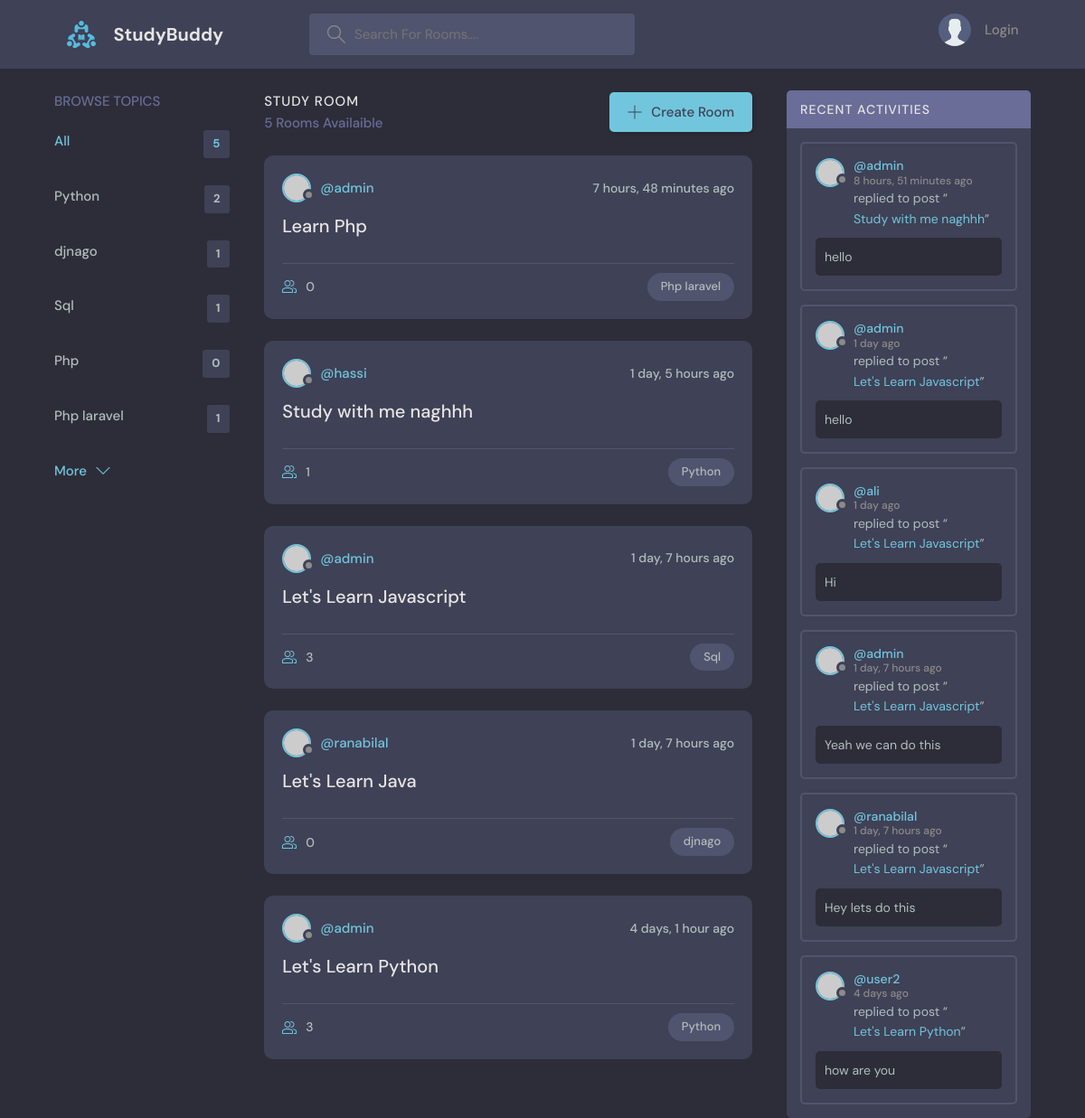
The app's page /, older data.
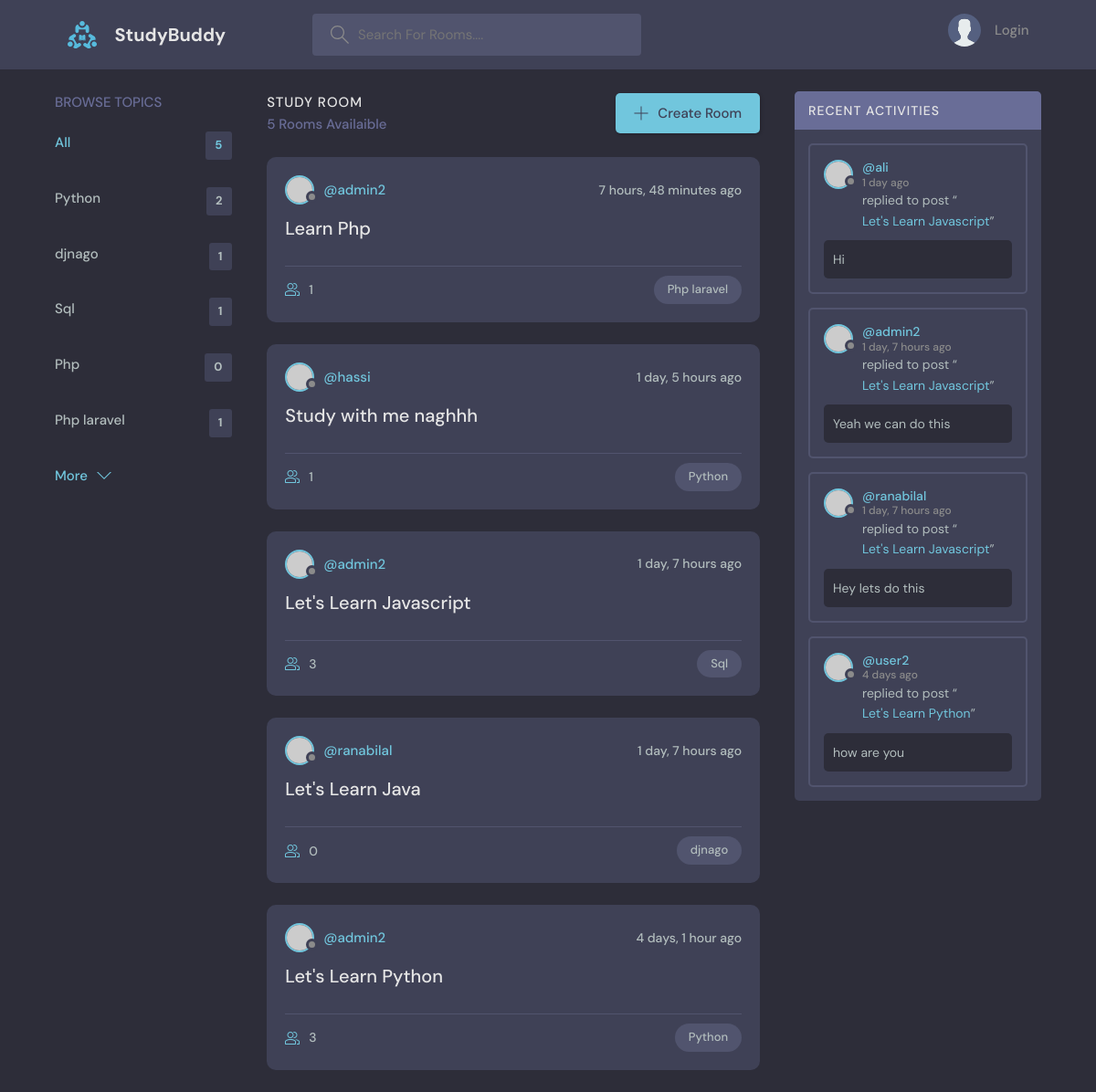
The same page, newer data.
### base/models.py (models this page shows, shortened)
class Topic(models.Model):
    name = models.CharField(max_length=200)

class Room(models.Model):
    host = models.ForeignKey(User , on_delete=models.SET_NULL , null=True)
    topic = models.ForeignKey(Topic , on_delete=models.SET_NULL , null=True)
    name = models.CharField(max_length=200)
    description  = models.TextField(null=True , blank=True)
    participants = models.ManyToManyField(User , related_name='participants' , blank=True)
    updated = models.DateTimeField(auto_now=True)
    created = models.DateTimeField(auto_now_add = True)
    def __str__(self):
        return self.name
    class Meta:
        ordering = ['-updated' , '-created']

class Message(models.Model):
    user = models.ForeignKey(User , on_delete=models.CASCADE)
    room = models.ForeignKey(Room , on_delete=models.CASCADE)
    body = models.TextField()
    updated = models.DateTimeField(auto_now=True)
    created = models.DateTimeField(auto_now_add = True)
    def __str__(self):
        return self.body[0:50]
    class Meta:
        ordering = ['-updated' , '-created']

### base/views.py (the view)
# urls.py: path('' , views.home , name='home'),
def home(request ):
    q = request.GET.get('q') if request.GET.get('q') != None else ''
    rooms = Room.objects.filter(
        Q(topic__name__icontains = q) |
        Q(name__icontains = q) |
        Q(description__icontains = q)
        )
    topics = Topic.objects.all()[0:5]
    room_count = rooms.count()
    room_messages = Message.objects.filter(Q(room__topic__name__icontains = q))
    context  = {'rooms' : rooms , 'topics': topics , 'room_count' : room_count , 'room_messages' : room_messages}
    return render (request , 'base/home.html' , context)

### base/templates/base/home.html (shortened to what this page needs)
{% extends 'main.html' %}
{% block content %}
<main class="layout layout--3">
  <div class="container">
    {% include 'base/topics_component.html' %}
    <div class="roomList">
      <div class="roomList__header">
        <div>
          <h2>Study Room</h2>
          <p>{{room_count}} Rooms Availaible</p>
        </div>
        <a class="btn btn--main" href="{% url 'create-room' %}">
          <svg version="1.1" xmlns="http://www.w3.org/2000/svg" width="32" height="32" viewBox="0 0 32 32">
            <title>add</title>
            <path
              d="M16.943 0.943h-1.885v14.115h-14.115v1.885h14.115v14.115h1.885v-14.115h14.115v-1.885h-14.115v-14.115z">
            </path>
          </svg>
          Create Room
        </a>
      </div>
      {% include 'base/feed_component.html' %}
    </div>
    {% include 'base/activity_component.html' %}
  </div>
</main>
{% endblock content %}

### base/templates/base/topics_component.html (shortened to what this page needs)
<div class="topics">
    <div class="topics__header">
      <h2>Browse Topics</h2>
    </div>
    <ul class="topics__list">
      <li>
        <a href="{% url 'home' %}" class="active">All <span>{{topics.count}}</span></a>
      </li>
      {% for topic in topics %}
      <li>
        <a href="{% url 'home' %}?q={{topic.name}}"> {{topic.name}} <span>{{topic.room_set.all.count}}</span></a>
      </li>
      {%endfor%}
    </ul>
    <a class="btn btn--link" href="{% url 'topics' %}">
      More
      <svg version="1.1" xmlns="http://www.w3.org/2000/svg" width="32" height="32" viewBox="0 0 32 32">
        <title>chevron-down</title>
        <path d="M16 21l-13-13h-3l16 16 16-16h-3l-13 13z"></path>
      </svg>
    </a>
  </div>

### base/templates/base/feed_component.html (shortened to what this page needs)
{% for room in rooms %}
<div class="roomListRoom">
    <div class="roomListRoom__header">
        <a href="{% url 'user-profile' room.host.id %}" class="roomListRoom__author">
            <div class="avatar avatar--small">
                <img src="https://randomuser.me/api/portraits/women/11.jpg" />
            </div>
            <span>@{{room.host.username}}</span>
        </a>
        <div class="roomListRoom__actions">
            <span>{{room.created | timesince}} ago</span>
        </div>
    </div>
    <div class="roomListRoom__content">
        <a href="{% url 'room' room.id %}">{{room.name}}</a>
    </div>
    <div class="roomListRoom__meta">
        <a href="{% url 'room' room.id %}" class="roomListRoom__joined">
            {{room.participants.all.count}}
        </a>
        <p class="roomListRoom__topic">{{room.topic.name}}</p>
    </div>
</div>
{% endfor%}

### base/templates/base/activity_component.html (shortened to what this page needs)
<div class="activities">
    <div class="activities__header">
      <h2>Recent Activities</h2>
    </div>
    {% for message in room_messages %}
    <div class="activities__box">
      <div class="activities__boxHeader roomListRoom__header">
        <a href="{% url 'user-profile' message.user.id %}" class="roomListRoom__author">
          <div class="avatar avatar--small">
            <img src="https://randomuser.me/api/portraits/women/11.jpg" />
          </div>
          <p>
            @{{message.user}}
            <span>{{message.created | timesince}} ago</span>
          </p>
        </a>
      </div>
      <div class="activities__boxContent">
        <p>replied to post “<a href="{% url 'room' message.room.id %}">{{message.room}}</a>”</p>
        <div class="activities__boxRoomContent">
            {{message}}
        </div>
      </div>
    </div>
    {% endfor %}
  </div>

Row changes from the older to the newer data that the page shows:
removed Message: user "admin", created "8 hours, 51 minutes", room "Study with me naghhh", body "hello"
removed Message: user "admin", created "1 day", room "Let's Learn Javascript", body "hello"
changed through a linked row, Room "Learn Php": host.username "admin" → "admin2"; participants.all.count "0" → "1"
changed through a linked row, Room "Let's Learn Javascript": host.username "admin" → "admin2"
changed through a linked row, Room "Let's Learn Python": host.username "admin" → "admin2"
changed through a linked row, Message "Yeah we can do this": user "admin" → "admin2"
